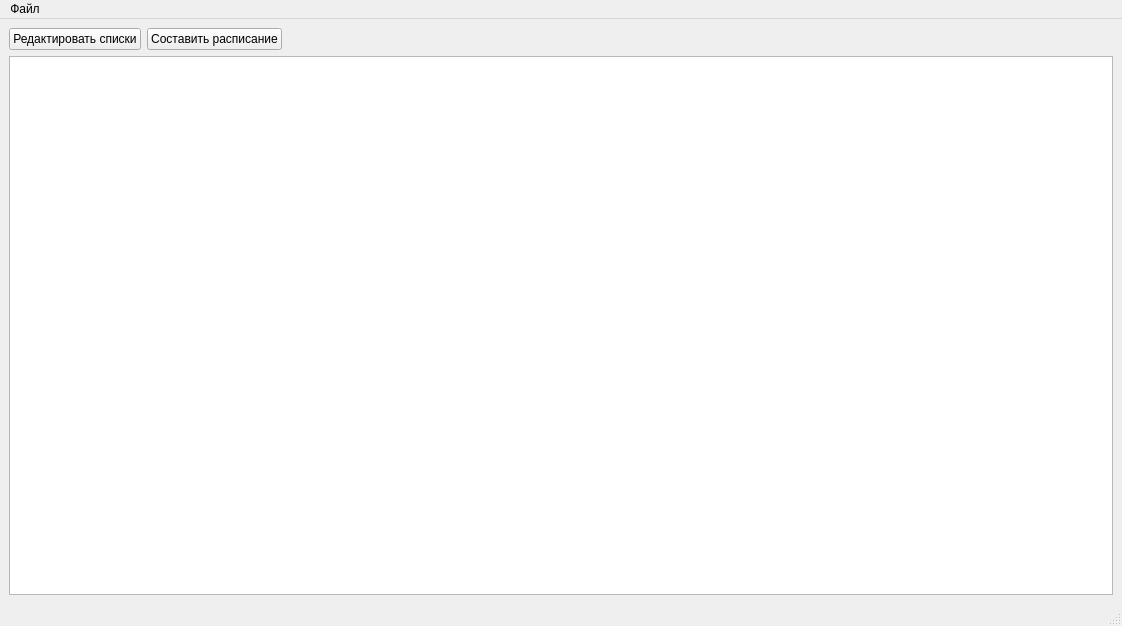
<?xml version="1.0" encoding="UTF-8"?>
<ui version="4.0">
 <class>MainWindow</class>
 <widget class="QMainWindow" name="MainWindow">
  <property name="geometry">
   <rect>
    <x>0</x>
    <y>0</y>
    <width>1122</width>
    <height>626</height>
   </rect>
  </property>
  <property name="windowTitle">
   <string>MainWindow</string>
  </property>
  <widget class="QWidget" name="centralwidget">
   <layout class="QVBoxLayout" name="verticalLayout">
    <item>
     <layout class="QHBoxLayout" name="horizontalLayout">
      <property name="sizeConstraint">
       <enum>QLayout::SetDefaultConstraint</enum>
      </property>
      <item>
       <widget class="QPushButton" name="btn_school">
        <property name="sizePolicy">
         <sizepolicy hsizetype="Fixed" vsizetype="Fixed">
          <horstretch>0</horstretch>
          <verstretch>0</verstretch>
         </sizepolicy>
        </property>
        <property name="text">
         <string>Редактировать списки</string>
        </property>
       </widget>
      </item>
      <item>
       <widget class="QPushButton" name="btn_scheduling">
        <property name="sizePolicy">
         <sizepolicy hsizetype="Fixed" vsizetype="Fixed">
          <horstretch>0</horstretch>
          <verstretch>0</verstretch>
         </sizepolicy>
        </property>
        <property name="text">
         <string>Составить расписание</string>
        </property>
       </widget>
      </item>
      <item>
       <spacer name="horizontalSpacer">
        <property name="orientation">
         <enum>Qt::Horizontal</enum>
        </property>
        <property name="sizeHint" stdset="0">
         <size>
          <width>40</width>
          <height>20</height>
         </size>
        </property>
       </spacer>
      </item>
     </layout>
    </item>
    <item>
     <widget class="QTableWidget" name="tableWidget_timetable"/>
    </item>
   </layout>
  </widget>
  <widget class="QStatusBar" name="statusbar"/>
  <widget class="QMenuBar" name="menuBar">
   <property name="geometry">
    <rect>
     <x>0</x>
     <y>0</y>
     <width>1122</width>
     <height>22</height>
    </rect>
   </property>
   <widget class="QMenu" name="menuFile">
    <property name="title">
     <string>Файл</string>
    </property>
    <addaction name="actionNew"/>
    <addaction name="actionOpen"/>
    <addaction name="actionSave"/>
    <addaction name="actionSave_as"/>
    <addaction name="separator"/>
    <addaction name="action_2"/>
   </widget>
   <addaction name="menuFile"/>
  </widget>
  <action name="actionOpen">
   <property name="text">
    <string>Открыть</string>
   </property>
  </action>
  <action name="actionSave">
   <property name="text">
    <string>Сохранить</string>
   </property>
  </action>
  <action name="actionSave_as">
   <property name="text">
    <string>Сохранить как</string>
   </property>
  </action>
  <action name="actionNew">
   <property name="text">
    <string>Новый</string>
   </property>
  </action>
  <action name="action_2">
   <property name="text">
    <string>Печать</string>
   </property>
  </action>
 </widget>
 <resources/>
 <connections/>
</ui>
